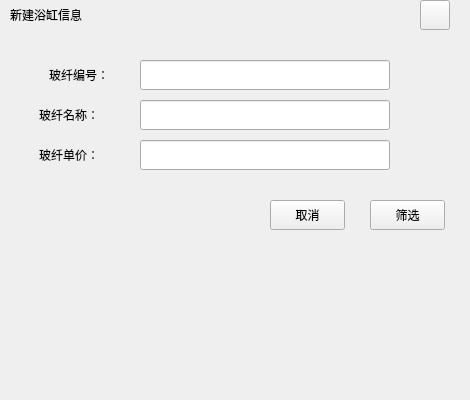
<?xml version="1.0" encoding="UTF-8"?>
<ui version="4.0">
 <class>FiberSele</class>
 <widget class="QWidget" name="FiberSele">
  <property name="geometry">
   <rect>
    <x>0</x>
    <y>0</y>
    <width>470</width>
    <height>400</height>
   </rect>
  </property>
  <property name="windowTitle">
   <string>Form</string>
  </property>
  <widget class="QPushButton" name="SeleBtn">
   <property name="geometry">
    <rect>
     <x>370</x>
     <y>200</y>
     <width>75</width>
     <height>30</height>
    </rect>
   </property>
   <property name="text">
    <string>筛选</string>
   </property>
  </widget>
  <widget class="QLabel" name="UserLab_3">
   <property name="geometry">
    <rect>
     <x>49</x>
     <y>60</y>
     <width>91</width>
     <height>30</height>
    </rect>
   </property>
   <property name="text">
    <string>玻纤编号：</string>
   </property>
  </widget>
  <widget class="QPushButton" name="CancleBtn">
   <property name="geometry">
    <rect>
     <x>270</x>
     <y>200</y>
     <width>75</width>
     <height>30</height>
    </rect>
   </property>
   <property name="text">
    <string>取消</string>
   </property>
  </widget>
  <widget class="QLineEdit" name="FiberGlassName">
   <property name="geometry">
    <rect>
     <x>140</x>
     <y>100</y>
     <width>250</width>
     <height>30</height>
    </rect>
   </property>
  </widget>
  <widget class="QPushButton" name="CloseBtn">
   <property name="geometry">
    <rect>
     <x>420</x>
     <y>0</y>
     <width>30</width>
     <height>30</height>
    </rect>
   </property>
   <property name="text">
    <string/>
   </property>
  </widget>
  <widget class="QLabel" name="TitleLab">
   <property name="geometry">
    <rect>
     <x>0</x>
     <y>10</y>
     <width>461</width>
     <height>31</height>
    </rect>
   </property>
   <property name="text">
    <string/>
   </property>
  </widget>
  <widget class="QLabel" name="label">
   <property name="geometry">
    <rect>
     <x>10</x>
     <y>0</y>
     <width>151</width>
     <height>30</height>
    </rect>
   </property>
   <property name="text">
    <string>新建浴缸信息</string>
   </property>
  </widget>
  <widget class="QLineEdit" name="FiberGlassID">
   <property name="geometry">
    <rect>
     <x>140</x>
     <y>60</y>
     <width>250</width>
     <height>30</height>
    </rect>
   </property>
  </widget>
  <widget class="QLabel" name="InerLab">
   <property name="geometry">
    <rect>
     <x>50</x>
     <y>80</y>
     <width>401</width>
     <height>231</height>
    </rect>
   </property>
   <property name="styleSheet">
    <string notr="true"/>
   </property>
   <property name="text">
    <string/>
   </property>
  </widget>
  <widget class="QLineEdit" name="FiberGlassPrice">
   <property name="geometry">
    <rect>
     <x>140</x>
     <y>140</y>
     <width>250</width>
     <height>30</height>
    </rect>
   </property>
  </widget>
  <widget class="QLabel" name="UserLab_1">
   <property name="geometry">
    <rect>
     <x>39</x>
     <y>100</y>
     <width>101</width>
     <height>30</height>
    </rect>
   </property>
   <property name="text">
    <string>玻纤名称：</string>
   </property>
  </widget>
  <widget class="QLabel" name="UserLab_2">
   <property name="geometry">
    <rect>
     <x>39</x>
     <y>140</y>
     <width>101</width>
     <height>30</height>
    </rect>
   </property>
   <property name="text">
    <string>玻纤单价：</string>
   </property>
  </widget>
  <zorder>InerLab</zorder>
  <zorder>TitleLab</zorder>
  <zorder>SeleBtn</zorder>
  <zorder>UserLab_3</zorder>
  <zorder>CancleBtn</zorder>
  <zorder>FiberGlassName</zorder>
  <zorder>CloseBtn</zorder>
  <zorder>label</zorder>
  <zorder>FiberGlassID</zorder>
  <zorder>FiberGlassPrice</zorder>
  <zorder>UserLab_1</zorder>
  <zorder>UserLab_2</zorder>
 </widget>
 <resources/>
 <connections/>
</ui>
